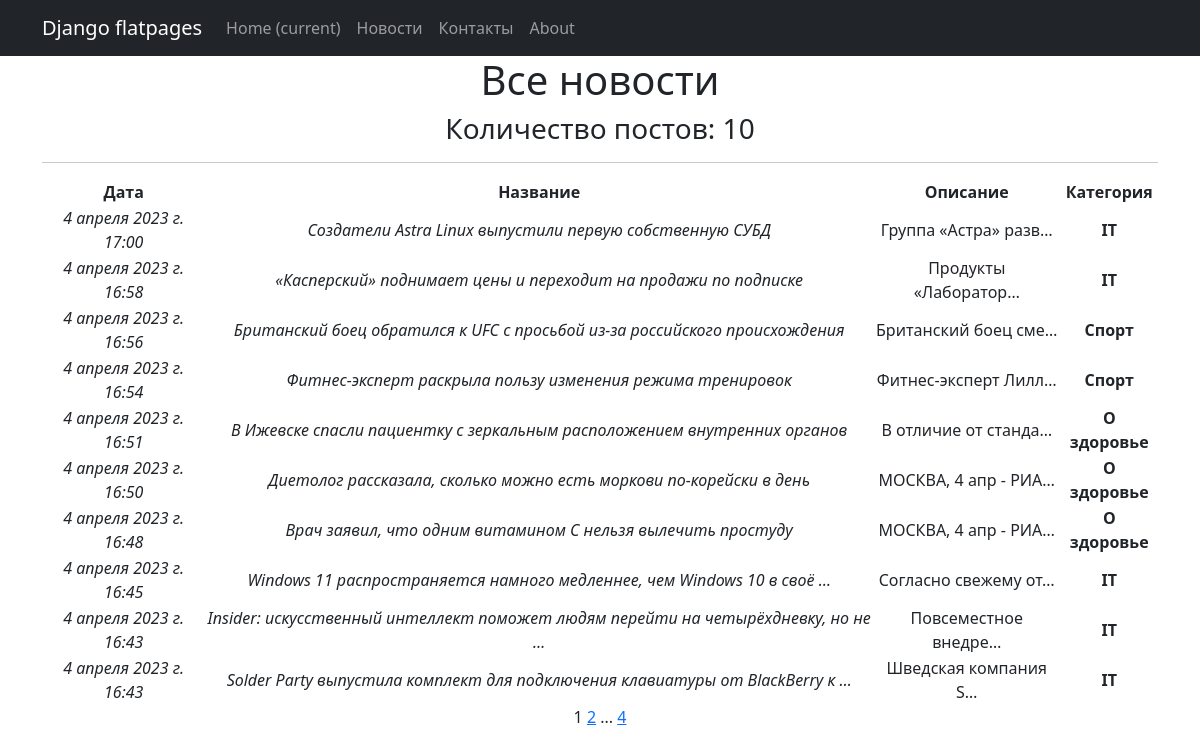
Page /news/ on the committed database.
### news/models.py (models this page shows, shortened)
class News(models.Model):
    name = models.CharField(max_length=100, unique=True, )
    description = models.TextField()
    date = models.DateTimeField(auto_now_add=True)
    category = models.ForeignKey(
        to = 'Category',
        on_delete = models.CASCADE,
        related_name = 'news'
    )

class Category(models.Model):
    name = models.CharField(max_length=100, unique=True)

### news/views.py (the view)
# urls.py: path('', NewsList.as_view(), name='news_list'),
class NewsList(ListView):
    model = News
    ordering: str = ['-date']
    template_name: str = "news/news.html"
    context_object_name: str  = "news"
    paginate_by: int = 10
    def get_queryset(self):
       queryset = super().get_queryset()
       self.filterset = NewsFilter(self.request.GET, queryset)
       return self.filterset.qs
    def get_context_data(self, **kwargs) -> list:
        context: list = super().get_context_data(**kwargs)
        context['filterset'] = self.filterset
        return context

### news/templatetags/custom_filters.py (called while the page is built)
@register.filter()
def censor(value):
    for word in ban_words:
        value = value.replace(word[1:], len(word[1:])*'*')
    return value

### templates/news/news.html (shortened to what this page needs)
{% extends 'flatpages/default.html' %}
{% load custom_filters %}
{% load custom_tags %}
{% block content %}
   <h1>Все новости</h1>
   <h3> Количество постов: {{news|length}} </h3>
   <hr>
   {% if news %}
       <table>
           <tr>
               <td><b>Дата</b></td>
               <td><b>Название</b></td>
               <td><b>Описание</b></td>
               <td><b>Категория</b></td>
           </tr>
           {% for post in news %}
           <tr>
               <td><i>{{ post.date }}</i></td>
               <td><i>{{ post.name|truncatewords:10|censor }}</i></td>
               <td>{{ post.description|truncatechars:20|censor }}</td>
               <td><b>{{ post.category.name|censor }}</b></td>
           </tr>
           {% endfor %}
       </table>
   {% else %}
       <h2>Новостей нет!</h2>
   {% endif %}
   {{ page_obj.number }}
   {% if page_obj.has_next %}
       <a href="?page={{ page_obj.next_page_number }}">{{page_obj.next_page_number }}</a>
       {% if paginator.num_pages != page_obj.next_page_number %}
           ...
           <a href="?page={{ page_obj.paginator.num_pages }}">{{page_obj.paginator.num_pages }}</a>
       {% endif %}
   {% endif %}
{% endblock content %}

### templates/flatpages/default.html (shortened to what this page needs)
<!DOCTYPE html>
<html lang="en">
    <head>
        {% load static %}
        <link href="{% static 'css/styles.css' %}" rel="stylesheet" />
    </head>
    <body>
        <nav class="navbar navbar-expand-lg navbar-dark bg-dark static-top">
			<div class="container">
				<a class="navbar-brand" href="#">Django flatpages</a>
			<div class="collapse navbar-collapse" id="navbarResponsive">
				<ul class="navbar-nav ml-auto">
					<li class="nav-item active">
						<a class="nav-link" href="#">Home
							<span class="sr-only">(current)</span>
						</a>
					</li>
					<li class="nav-item">
						<a class="nav-link" href="/news/">Новости</a>
					</li>
					<li class="nav-item">
						<a class="nav-link" href="/contacts/">Контакты</a>
					</li>
					<li class="nav-item">
						<a class="nav-link" href="/about/">About</a>
					</li>
				</ul>
			</div>
		</div>
		</nav>
        <div class="container">
			<div class="row">
				<div class="col-lg-12 text-center">
					{% block content %}{% endblock content %}
				</div>
			</div>
		</div>
    </body>
</html>

### rows in the picture
News: date "4 апреля 2023 г. 17:00", name|censor "Создатели Astra Linux выпустили первую собственную СУБД", description|censor "Группа «Астра» разв…", category.name|censor "IT"
News: date "4 апреля 2023 г. 16:58", name|censor "«Касперский» поднимает цены и переходит на продажи по подписке", description|censor "Продукты «Лаборатор…", category.name|censor "IT"
News: date "4 апреля 2023 г. 16:56", name|censor "Британский боец обратился к UFC с просьбой из-за российского происхождения", description|censor "Британский боец сме…", category.name|censor "Спорт"
News: date "4 апреля 2023 г. 16:54", name|censor "Фитнес-эксперт раскрыла пользу изменения режима тренировок", description|censor "Фитнес-эксперт Лилл…", category.name|censor "Спорт"
News: date "4 апреля 2023 г. 16:51", name|censor "В Ижевске спасли пациентку с зеркальным расположением внутренних органов", description|censor "В отличие от станда…", category.name|censor "О здоровье"
News: date "4 апреля 2023 г. 16:50", name|censor "Диетолог рассказала, сколько можно есть моркови по-корейски в день", description|censor "МОСКВА, 4 апр - РИА…", category.name|censor "О здоровье"
News: date "4 апреля 2023 г. 16:48", name|censor "Врач заявил, что одним витамином C нельзя вылечить простуду", description|censor "МОСКВА, 4 апр - РИА…", category.name|censor "О здоровье"
News: date "4 апреля 2023 г. 16:45", name|censor "Windows 11 распространяется намного медленнее, чем Windows 10 в своё …", description|censor "Согласно свежему от…", category.name|censor "IT"
News: date "4 апреля 2023 г. 16:43", name|censor "Insider: искусственный интеллект поможет людям перейти на четырёхдневку, но не …", description|censor "Повсеместное внедре…", category.name|censor "IT"
News: date "4 апреля 2023 г. 16:43", name|censor "Solder Party выпустила комплект для подключения клавиатуры от BlackBerry к …", description|censor "Шведская компания S…", category.name|censor "IT"

### other values in the picture
{{ news|length }} "10"
{{ page_obj.number }} "1"
{{ page_obj.next_page_number }} "2"
{{ page_obj.paginator.num_pages }} "4"
